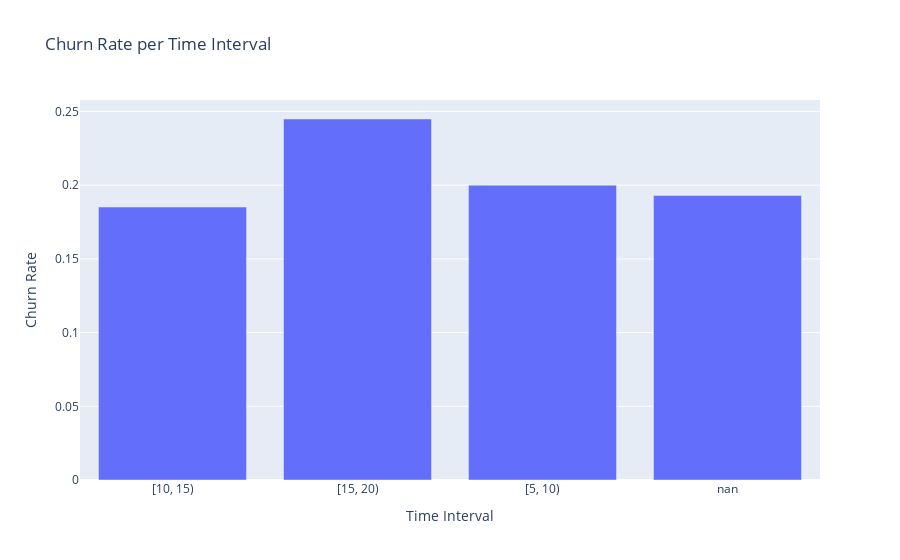

The cell this chart's notebook holds for it:
### Code cell
#Churn rate intervals

# Divide the browsing time into 5-minute intervals and convert it to strings
data['Time_Interval'] = pd.cut(data['Product_Browsing_Time'], bins=range(0, 25, 5), right=False).astype(str)

# Calculate the churn rate for each time interval
churn_rate_intervals = data.groupby('Time_Interval')['Total_Purchases'].apply(lambda x: (x == 0).mean()).reset_index()
churn_rate_intervals.columns = ['Time_Interval', 'Churn_Rate']

# Filter out NaN values before creating the chart
churn_rate_intervals_filtered = churn_rate_intervals.dropna()

# Create a bar chart using Plotly Express
fig = px.bar(churn_rate_intervals_filtered, x='Time_Interval', y='Churn_Rate',
             labels={'Time_Interval': 'Time Interval', 'Churn_Rate': 'Churn Rate'},
             title='Churn Rate per Time Interval')
fig.update_xaxes(type='category')  # Ensure that the intervals are displayed as categories
fig.show()

### Figure 1 — Plotly figure (JSON) as saved in the notebook; plotly's stock layout.template omitted (floating-point values rounded to 4 significant figures)
{"data": [{"alignmentgroup": "True", "hovertemplate": "Time Interval=%{x}<br>Churn Rate=%{y}<extra></extra>", "legendgroup": "", "marker": {"color": "#636efa", "pattern": {"shape": ""}}, "name": "", "offsetgroup": "", "orientation": "v", "showlegend": false, "textposition": "auto", "type": "bar", "x": ["[10, 15)", "[15, 20)", "[5, 10)", "nan"], "xaxis": "x", "y": [0.1852, 0.2449, 0.2, 0.193], "yaxis": "y"}], "layout": {"barmode": "relative", "legend": {"tracegroupgap": 0}, "title": {"text": "Churn Rate per Time Interval"}, "xaxis": {"anchor": "y", "domain": [0, 1], "title": {"text": "Time Interval"}, "type": "category"}, "yaxis": {"anchor": "x", "domain": [0, 1], "title": {"text": "Churn Rate"}}}}
